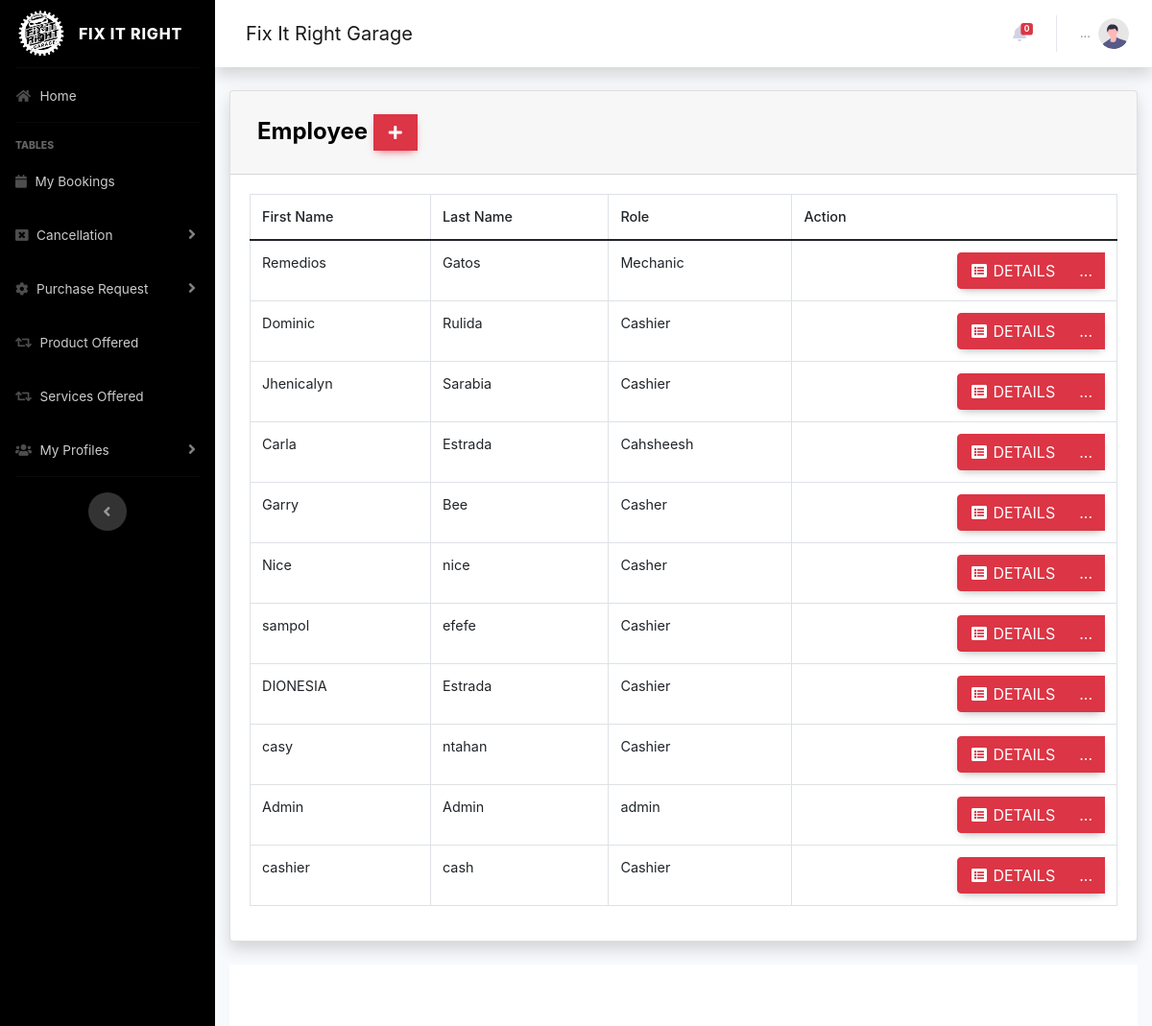
/pages/client/employee.php (signed in), run on the app's committed database.
### tables this page shows
CREATE TABLE `employee` (
  `employee_id` int(64) NOT NULL,
  `employee_fname` varchar(255) NOT NULL,
  `employee_lname` varchar(255) NOT NULL,
  `employee_gender` varchar(255) NOT NULL,
  `employee_phone` varchar(255) NOT NULL,
  `employee_email` varchar(255) NOT NULL,
  `employee_hired_date` date NOT NULL,
  `employee_job` varchar(255) NOT NULL,
  `employee_province` varchar(255) NOT NULL,
  `employee_city` varchar(255) NOT NULL,
  `employee_user_id` int(64) NOT NULL
);

### pages/client/employee.php (the view, shortened to what this page needs)
<?php
 include 'process/session.php';
?>
    <link
  href="https://cdnjs.cloudflare.com/ajax/libs/mdb-ui-kit/6.4.1/mdb.min.css"
  rel="stylesheet"
/>
<!doctype html>
<html lang="en-US">
<head>
    <link rel="stylesheet" href="https://stackpath.bootstrapcdn.com/bootstrap/4.2.1/css/bootstrap.min.css">
    <link rel="stylesheet" href="https://use.fontawesome.com/releases/v5.6.3/css/all.css">
</head>
<body>
          <div class="card shadow mb-4">
            <div class="card-header py-3">
              <h4 class="m-2 font-weight-bold text-black">Employee&nbsp;<a  href="employee_register.php" data-toggle="modal" data-target="#myModal" type="button" class="btn btn-danger" style="border-radius: 0px;"><i class="fas fa-fw fa-plus"></i></a></h4>
            </div>
            <div class="card-body">
              <div class="table-responsive">
                <table class="table table-bordered" id="dataTable" width="100%" cellspacing="0">
                  <thead>
                        <tr>
                          <th>First Name</th>
                          <th>Last Name</th>
                          <th>Role</th>
                          <th>Action</th>
                        </tr>
                     </thead>
                    <tbody>
                <?php
                        $query = 'SELECT * FROM employee';
                        $result = mysqli_query($con, $query) or die (mysqli_error($db));
                        while ($row = mysqli_fetch_assoc($result)) {
                        echo '<tr>';
                        echo '<td>'. $row['employee_fname'].'</td>';
                        echo '<td>'. $row['employee_lname'].'</td>';
                        echo '<td>'. $row['employee_job'].'</td>';
                      echo '<td align="right"> <div class="btn-group">
                              <a type="button" class="btn btn-danger" href="view/employee_details.php?action=edit & id='.$row['employee_id'] . '"><i class="fas fa-fw fa-list-alt"></i> Details</a>
                            <div class="btn-group">
                              <a type="button" class="btn btn-danger dropdown no-arrow" data-toggle="dropdown" style="color:white;">
                              ... <span class="caret"></span></a>
                            <ul class="dropdown-menu text-center" role="menu">
                                <li>
                                  <a type="button" class="btn btn-warning bg-gradient-warning btn-block" style="border-radius: 0px;" href="update/employee_edit.php?editId='.$row['employee_id']. '">
                                    <i class="fas fa-fw fa-edit"></i> Edit
                                  </a>
                                  <button href="process/process.php?deleteemployee='.$row['employee_id']. '" type="button"  class="btndel btn btn-danger bg-gradient-btn-danger btn-block" style="border-radius: 0px;" >
                                    <i class="fas fa-fw fa-trash"></i> Delete
                                  </button>
                                </li>
                            </ul>
                            </div>
                          </div> </td>';
                        echo '</tr> ';
                        }
                    ?>
                    </tbody>
                </table>
              </div>
            </div>
          </div>
  </body>
</html>
<?php
include ('unfooted.php');
 ?>

### pages/client/css/all.css (style rules this page uses)
.fa, .fas, .far, .fal, .fad, .fab { -moz-osx-font-smoothing: grayscale; -webkit-font-smoothing: antialiased; display: inline-block; font-style: normal; font-variant: normal; text-rendering: auto; line-height: 1; }
.fa-fw { text-align: center; width: 1.25em; }
.fa-list-alt:before { content: "\f022"; }
.fa-plus:before { content: "\f067"; }
.fa, .fas { font-family: 'Font Awesome 5 Free'; font-weight: 900; }

### data on the page
employee: employee_fname "Remedios", employee_lname "Gatos", employee_job "Mechanic"
employee: employee_fname "Dominic", employee_lname "Rulida", employee_job "Cashier"
employee: employee_fname "Jhenicalyn", employee_lname "Sarabia", employee_job "Cashier"
employee: employee_fname "Carla", employee_lname "Estrada", employee_job "Cahsheesh"
employee: employee_fname "Garry", employee_lname "Bee", employee_job "Casher"
employee: employee_fname "Nice", employee_lname "nice", employee_job "Casher"
employee: employee_fname "sampol", employee_lname "efefe", employee_job "Cashier"
employee: employee_fname "DIONESIA", employee_lname "Estrada", employee_job "Cashier"
employee: employee_fname "casy", employee_lname "ntahan", employee_job "Cashier"
employee: employee_fname "Admin", employee_lname "Admin", employee_job "admin"
employee: employee_fname "cashier", employee_lname "cash", employee_job "Cashier"

### other printed values
$nummy2 "0"
